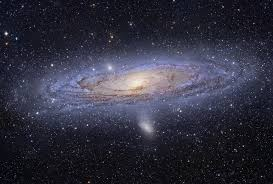
#> input picture gly.jpg, 273 x 184 px
$ python project_a.py
#> lines starting #> are read from the running program, lines starting #| are printed output that depends on the picture
#> further down, img is the input picture: shape (184, 273, 3); mean B, G, R 64.5, 49.4, 49.6
import sys

import cv2
import numpy as np

def convert_gray(img):
    R, G ,B = cv2.split(img)
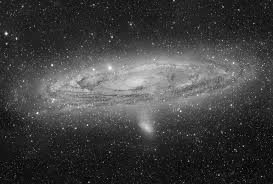
#> R: shape (184, 273); min 0, max 255, mean 64.5
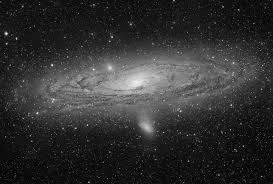
#> G: shape (184, 273); min 0, max 253, mean 49.4
    cvt_img = np.round(0.299*R+0.587*G+0.114*B).astype(np.uint8) ## np.round() => float64형식
                                                                 ## imshow()는 일반적으로 uint8 형식을 지원 따라서 현재 배열을 uint8 형식로 변환해야함
    return cvt_img

img = cv2.imread("./gly.jpg")

if img is None:
    sys.exit("파일을 찾을 수 없습니다.")

# I = round(0.299*R+0.587*G+0.114*B)
# TODO : 컬러 사진을 흑백사진으로 변환하기

cvt_img = convert_gray(img)

cv2.imshow("img", cvt_img)
cv2.waitKey()
cv2.destroyAllWindows()
